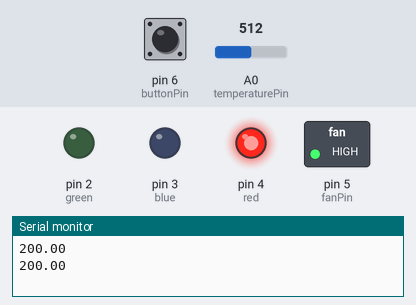
Simulated run of this sketch. Board: Arduino Uno, built with avr-gcc and run on an emulated ATmega328P. Parts: switched loads named in the sketch (green lamp = pin HIGH), output pins drawn as LEDs (lit = HIGH), the last lines printed to the serial monitor. The inputs (shaded band) are chosen by the test bench; at power-on: A0 (temperaturePin) = 512, pin 6 (buttonPin) LOW.

Above: at 5.8 s.
5.9 s: A0 (temperaturePin) set to 181
11.9 s: A0 (temperaturePin) set to 154
At 15.6 s:
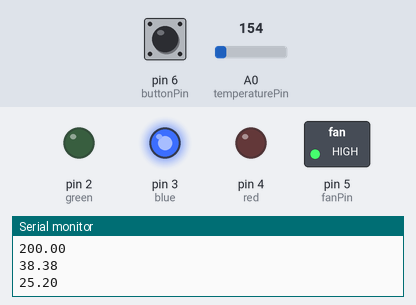
17.9 s: A0 (temperaturePin) set to 122
At 20.6 s:
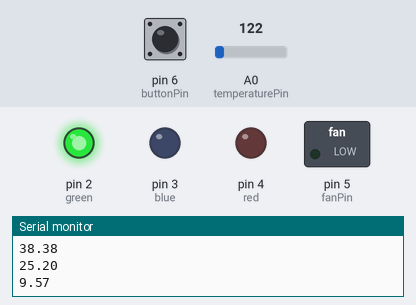
23.9 s: pin 6 (buttonPin) pulled HIGH for 3 s
At 25.6 s:
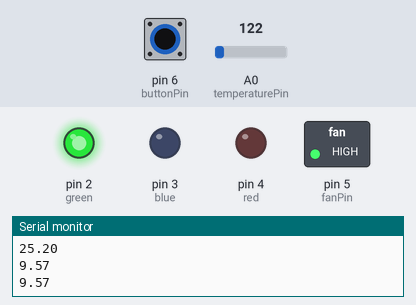
31.5 s: A0 (temperaturePin) set to 306
At 35.7 s:
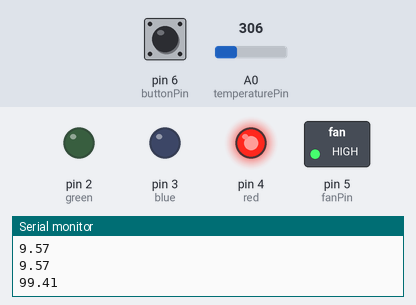
37.5 s: A0 (temperaturePin) set to 20
At 40.7 s:
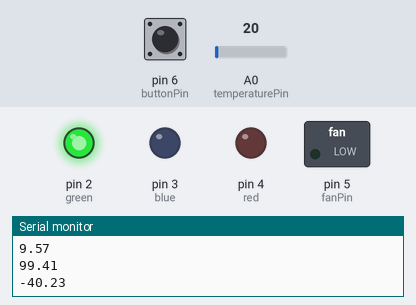
Timing chart, 0 to 42.2 s (numbered marks = the images above; inputs shaded):
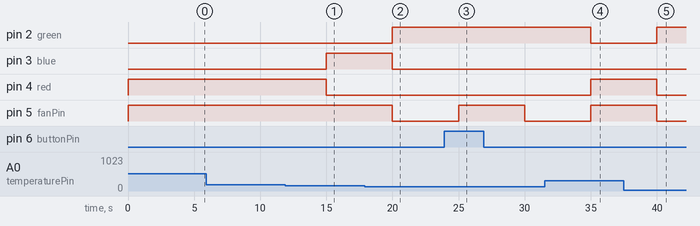

The sketch:

FinalProject.ino
```cpp
const int green = 2;
const int blue = 3;
const int red = 4;
const int temperaturePin = A0;
const int fanPin = 5;
const int buttonPin = 6;
int buttonState = 0;
void setup() {
  pinMode(green, OUTPUT);
  pinMode(blue, OUTPUT);
  pinMode(red, OUTPUT);
  pinMode(fanPin, OUTPUT);
  pinMode(buttonPin, INPUT);
  Serial.begin(9600);
}

void loop() {
 float temperature = getVoltage(temperaturePin);  //getting the voltage reading from the temperature sensor
 temperature = (temperature - .5) * 100;          //converting from 10 mv per degree wit 500 mV offset
                                                  //to degrees ((volatge - 500mV) times 100)
 Serial.println(temperature);                     //printing the result
 if (buttonOveride()){
  delay(5000);
 }
 else{
 setLed(temperature);
 setFan(temperature);
 delay(5000);
 }
}

float getVoltage(int pin){
 return (analogRead(pin) * .004882814); //converting from a 0 to 1023 digital range
                                        // to 0 to 5 volts (each 1 reading equals ~ 5 millivolts
}

void setLed(float temp)
{
  if (temp >= 30)
  {
    digitalWrite(red, HIGH);
    digitalWrite(blue, LOW);
    digitalWrite(green, LOW);
  }
  else if (temp >= 25)
  {
    digitalWrite(blue, HIGH);
    digitalWrite(green, LOW);
    digitalWrite(red, LOW);
  }
  else
  {
    digitalWrite(green, HIGH);
    digitalWrite(blue, LOW);
    digitalWrite(red, LOW);
  }


}

void setFan(int temp)
{
  if (temp >= 25)
    digitalWrite(fanPin, HIGH);
  else
    digitalWrite(fanPin, LOW);


}

bool buttonOveride()
{
 // read the state of the pushbutton value:
  buttonState = digitalRead(buttonPin);

  // check if the pushbutton is pressed. If it is, the buttonState is HIGH:
  if (buttonState == HIGH) {
    // turn fan on:
    digitalWrite(fanPin, HIGH);
    return true;
  } else {
    // turn fan off:
    digitalWrite(fanPin, LOW);
    return false;
  }
}
```

Measured:
- the behaviour switches between 164 and 163 on A0 (temperaturePin) (found by bisection; images 0 and 1)
- after the input at 11.9 s, pin 3 (blue): LOW → HIGH after 3.1 s; pin 4 (red): HIGH → LOW after 3.1 s
- after the input at 17.9 s, pin 2 (green): LOW → HIGH after 2.1 s; pin 3 (blue), pin 5 (fanPin): HIGH → LOW after 2.1 s
- after the input at 23.9 s, pin 5 (fanPin): LOW → HIGH after 1.1 s, → LOW 5.0 s later
- after the input at 31.5 s, pin 2 (green): HIGH → LOW after 3.5 s; pin 4 (red), pin 5 (fanPin): LOW → HIGH after 3.5 s
- after the input at 37.5 s, pin 2 (green): LOW → HIGH after 2.5 s; pin 4 (red), pin 5 (fanPin): HIGH → LOW after 2.5 s
